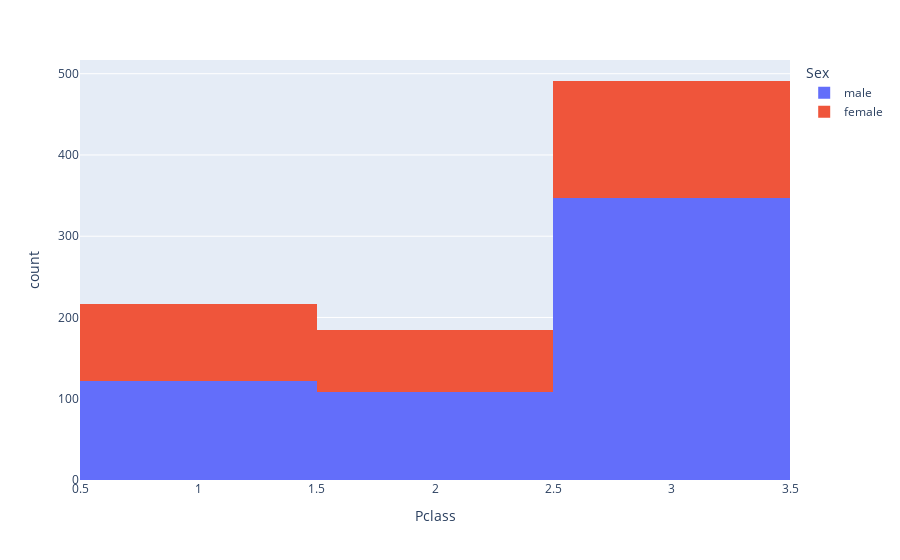
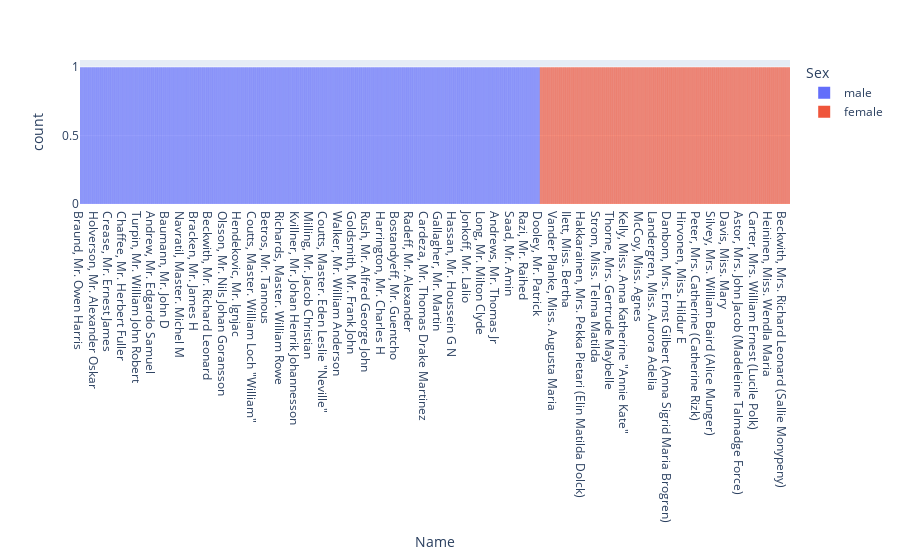
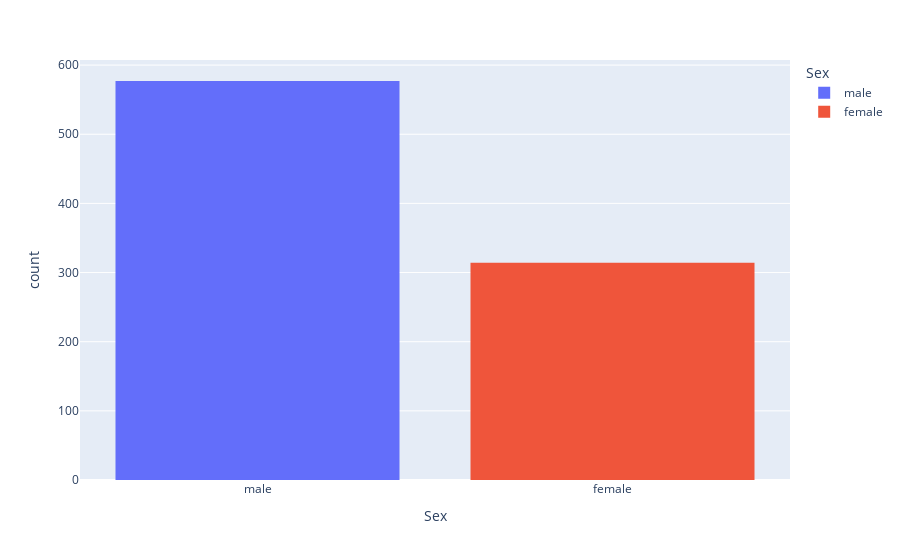
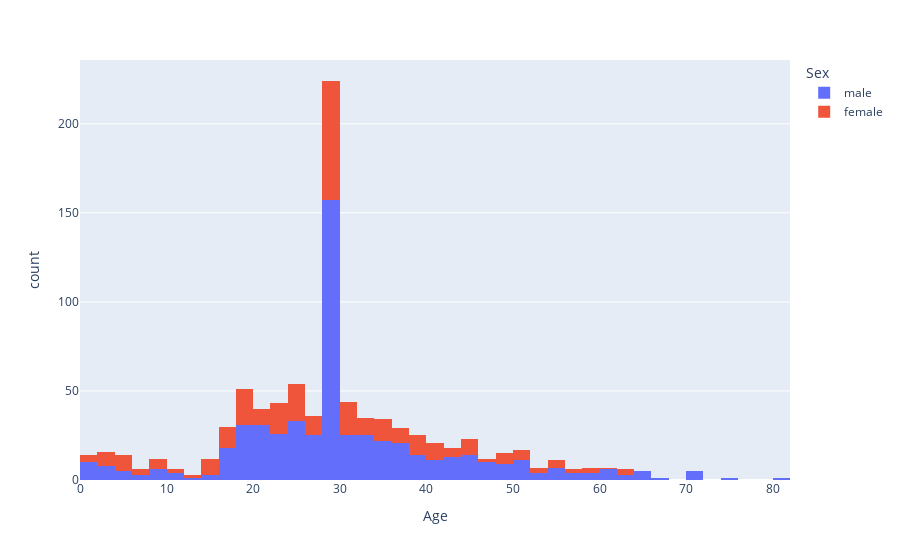

Notebook cell for these charts, in order:
### Markdown cell above
Iniciando a Análise gráfica
importando ploty
import plotly.express as px

### Code cell
import plotly.express as px

# para edições nos gráficos: https://plotly.com/python/histograms/

for coluna in df:
    if coluna != "Survived":
        # criar a figura
        fig = px.histogram(df, x=coluna, color="Sex")
        # exibir a figura
        fig.show()

### Figure 1 — Plotly figure (JSON) as saved in the notebook; plotly's stock layout.template omitted (floating-point values rounded to 4 significant figures; data arrays with more than 128 entries replaced by an {"elided": "..."} marker saying what was removed)
{"data": [{"alignmentgroup": "True", "bingroup": "x", "hovertemplate": "Sex=male<br>Pclass=%{x}<br>count=%{y}<extra></extra>", "legendgroup": "male", "marker": {"color": "#636efa", "pattern": {"shape": ""}}, "name": "male", "offsetgroup": "male", "orientation": "v", "showlegend": true, "type": "histogram", "x": {"elided": "577 int values"}, "xaxis": "x", "yaxis": "y"}, {"alignmentgroup": "True", "bingroup": "x", "hovertemplate": "Sex=female<br>Pclass=%{x}<br>count=%{y}<extra></extra>", "legendgroup": "female", "marker": {"color": "#EF553B", "pattern": {"shape": ""}}, "name": "female", "offsetgroup": "female", "orientation": "v", "showlegend": true, "type": "histogram", "x": {"elided": "314 int values"}, "xaxis": "x", "yaxis": "y"}], "layout": {"barmode": "relative", "legend": {"title": {"text": "Sex"}, "tracegroupgap": 0}, "margin": {"t": 60}, "xaxis": {"anchor": "y", "domain": [0, 1], "title": {"text": "Pclass"}}, "yaxis": {"anchor": "x", "domain": [0, 1], "title": {"text": "count"}}}}

### Figure 2 — Plotly figure (JSON) as saved in the notebook; plotly's stock layout.template omitted (floating-point values rounded to 4 significant figures; data arrays with more than 128 entries replaced by an {"elided": "..."} marker saying what was removed)
{"data": [{"alignmentgroup": "True", "bingroup": "x", "hovertemplate": "Sex=male<br>Name=%{x}<br>count=%{y}<extra></extra>", "legendgroup": "male", "marker": {"color": "#636efa", "pattern": {"shape": ""}}, "name": "male", "offsetgroup": "male", "orientation": "v", "showlegend": true, "type": "histogram", "x": {"elided": "577 str values"}, "xaxis": "x", "yaxis": "y"}, {"alignmentgroup": "True", "bingroup": "x", "hovertemplate": "Sex=female<br>Name=%{x}<br>count=%{y}<extra></extra>", "legendgroup": "female", "marker": {"color": "#EF553B", "pattern": {"shape": ""}}, "name": "female", "offsetgroup": "female", "orientation": "v", "showlegend": true, "type": "histogram", "x": {"elided": "314 str values"}, "xaxis": "x", "yaxis": "y"}], "layout": {"barmode": "relative", "legend": {"title": {"text": "Sex"}, "tracegroupgap": 0}, "margin": {"t": 60}, "xaxis": {"anchor": "y", "domain": [0, 1], "title": {"text": "Name"}}, "yaxis": {"anchor": "x", "domain": [0, 1], "title": {"text": "count"}}}}

### Figure 3 — Plotly figure (JSON) as saved in the notebook; plotly's stock layout.template omitted (floating-point values rounded to 4 significant figures; data arrays with more than 128 entries replaced by an {"elided": "..."} marker saying what was removed)
{"data": [{"alignmentgroup": "True", "bingroup": "x", "hovertemplate": "Sex=%{x}<br>count=%{y}<extra></extra>", "legendgroup": "male", "marker": {"color": "#636efa", "pattern": {"shape": ""}}, "name": "male", "offsetgroup": "male", "orientation": "v", "showlegend": true, "type": "histogram", "x": {"elided": "577 str values"}, "xaxis": "x", "yaxis": "y"}, {"alignmentgroup": "True", "bingroup": "x", "hovertemplate": "Sex=%{x}<br>count=%{y}<extra></extra>", "legendgroup": "female", "marker": {"color": "#EF553B", "pattern": {"shape": ""}}, "name": "female", "offsetgroup": "female", "orientation": "v", "showlegend": true, "type": "histogram", "x": {"elided": "314 str values"}, "xaxis": "x", "yaxis": "y"}], "layout": {"barmode": "relative", "legend": {"title": {"text": "Sex"}, "tracegroupgap": 0}, "margin": {"t": 60}, "xaxis": {"anchor": "y", "categoryarray": ["male", "female"], "categoryorder": "array", "domain": [0, 1], "title": {"text": "Sex"}}, "yaxis": {"anchor": "x", "domain": [0, 1], "title": {"text": "count"}}}}

### Figure 4 — Plotly figure (JSON) as saved in the notebook; plotly's stock layout.template omitted (floating-point values rounded to 4 significant figures; data arrays with more than 128 entries replaced by an {"elided": "..."} marker saying what was removed)
{"data": [{"alignmentgroup": "True", "bingroup": "x", "hovertemplate": "Sex=male<br>Age=%{x}<br>count=%{y}<extra></extra>", "legendgroup": "male", "marker": {"color": "#636efa", "pattern": {"shape": ""}}, "name": "male", "offsetgroup": "male", "orientation": "v", "showlegend": true, "type": "histogram", "x": {"elided": "577 float values"}, "xaxis": "x", "yaxis": "y"}, {"alignmentgroup": "True", "bingroup": "x", "hovertemplate": "Sex=female<br>Age=%{x}<br>count=%{y}<extra></extra>", "legendgroup": "female", "marker": {"color": "#EF553B", "pattern": {"shape": ""}}, "name": "female", "offsetgroup": "female", "orientation": "v", "showlegend": true, "type": "histogram", "x": {"elided": "314 float values"}, "xaxis": "x", "yaxis": "y"}], "layout": {"barmode": "relative", "legend": {"title": {"text": "Sex"}, "tracegroupgap": 0}, "margin": {"t": 60}, "xaxis": {"anchor": "y", "domain": [0, 1], "title": {"text": "Age"}}, "yaxis": {"anchor": "x", "domain": [0, 1], "title": {"text": "count"}}}}
